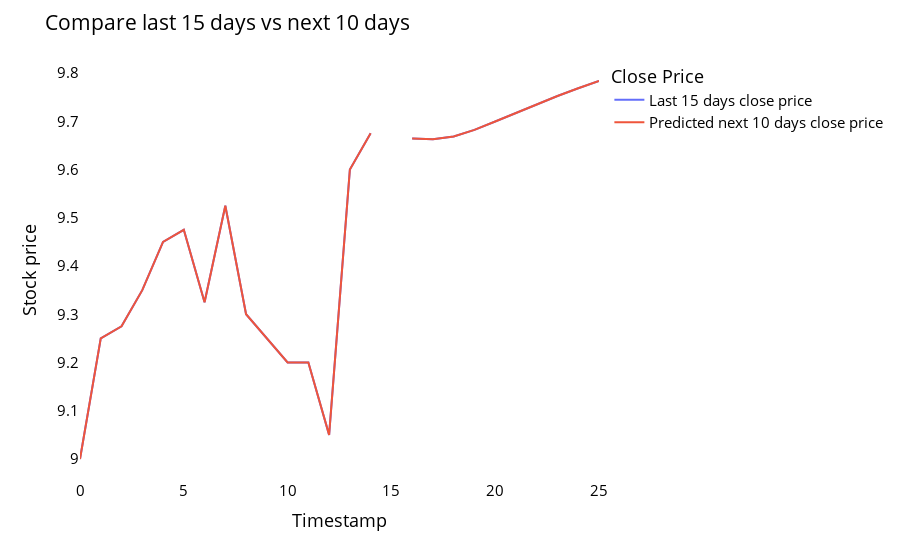

The notebook cell saved with this chart:
### Code cell
temp_mat = np.empty((len(last_days) + pred_days + 1, 1))
temp_mat[:] = np.nan
temp_mat = temp_mat.reshape(1, -1).tolist()[0]

last_original_days_value = temp_mat
next_predicted_days_value = temp_mat

last_original_days_value[0 : time_step + 1] = (
    scaler.inverse_transform(closedf[len(closedf) - time_step :])
    .reshape(1, -1)
    .tolist()[0]
)
next_predicted_days_value[time_step + 1 :] = (
    scaler.inverse_transform(np.array(lst_output).reshape(-1, 1))
    .reshape(1, -1)
    .tolist()[0]
)

new_pred_plot = pd.DataFrame(
    {
        "last_original_days_value": last_original_days_value,
        "next_predicted_days_value": next_predicted_days_value,
    }
)

names = cycle(["Last 15 days close price", "Predicted next 10 days close price"])

fig = px.line(
    new_pred_plot,
    x=new_pred_plot.index,
    y=[
        new_pred_plot["last_original_days_value"],
        new_pred_plot["next_predicted_days_value"],
    ],
    labels={"value": "Stock price", "index": "Timestamp"},
)
fig.update_layout(
    title_text="Compare last 15 days vs next 10 days",
    plot_bgcolor="white",
    font_size=15,
    font_color="black",
    legend_title_text="Close Price",
)

fig.for_each_trace(lambda t: t.update(name=next(names)))
fig.update_xaxes(showgrid=False)
fig.update_yaxes(showgrid=False)
fig.show()

### Figure 1 — Plotly figure (JSON) as saved in the notebook; plotly's stock layout.template omitted (floating-point values rounded to 4 significant figures)
{"data": [{"hovertemplate": "variable=last_original_days_value<br>Timestamp=%{x}<br>Stock price=%{y}<extra></extra>", "legendgroup": "last_original_days_value", "line": {"color": "#636efa", "dash": "solid"}, "marker": {"symbol": "circle"}, "mode": "lines", "name": "Last 15 days close price", "orientation": "v", "showlegend": true, "type": "scatter", "x": [0, 1, 2, 3, 4, 5, 6, 7, 8, 9, 10, 11, 12, 13, 14, 15, 16, 17, 18, 19, 20, 21, 22, 23, 24, 25], "xaxis": "x", "y": [9, 9.25, 9.275, 9.35, 9.45, 9.475, 9.325, 9.525, 9.3, 9.25, 9.2, 9.2, 9.05, 9.6, 9.675, null, 9.664, 9.663, 9.669, 9.682, 9.7, 9.718, 9.735, 9.752, 9.768, 9.784], "yaxis": "y"}, {"hovertemplate": "variable=next_predicted_days_value<br>Timestamp=%{x}<br>Stock price=%{y}<extra></extra>", "legendgroup": "next_predicted_days_value", "line": {"color": "#EF553B", "dash": "solid"}, "marker": {"symbol": "circle"}, "mode": "lines", "name": "Predicted next 10 days close price", "orientation": "v", "showlegend": true, "type": "scatter", "x": [0, 1, 2, 3, 4, 5, 6, 7, 8, 9, 10, 11, 12, 13, 14, 15, 16, 17, 18, 19, 20, 21, 22, 23, 24, 25], "xaxis": "x", "y": [9, 9.25, 9.275, 9.35, 9.45, 9.475, 9.325, 9.525, 9.3, 9.25, 9.2, 9.2, 9.05, 9.6, 9.675, null, 9.664, 9.663, 9.669, 9.682, 9.7, 9.718, 9.735, 9.752, 9.768, 9.784], "yaxis": "y"}], "layout": {"font": {"color": "black", "size": 15}, "legend": {"title": {"text": "Close Price"}, "tracegroupgap": 0}, "margin": {"t": 60}, "plot_bgcolor": "white", "title": {"text": "Compare last 15 days vs next 10 days"}, "xaxis": {"anchor": "y", "domain": [0, 1], "showgrid": false, "title": {"text": "Timestamp"}}, "yaxis": {"anchor": "x", "domain": [0, 1], "showgrid": false, "title": {"text": "Stock price"}}}}
